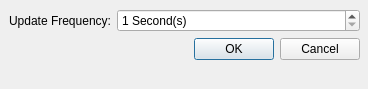
<?xml version="1.0" encoding="UTF-8"?>
<ui version="4.0">
 <class>Dialog</class>
 <widget class="QDialog" name="Dialog">
  <property name="geometry">
   <rect>
    <x>0</x>
    <y>0</y>
    <width>368</width>
    <height>89</height>
   </rect>
  </property>
  <property name="sizePolicy">
   <sizepolicy hsizetype="Fixed" vsizetype="Fixed">
    <horstretch>0</horstretch>
    <verstretch>0</verstretch>
   </sizepolicy>
  </property>
  <property name="windowTitle">
   <string>Dialog</string>
  </property>
  <widget class="QWidget" name="formLayoutWidget">
   <property name="geometry">
    <rect>
     <x>9</x>
     <y>9</y>
     <width>351</width>
     <height>71</height>
    </rect>
   </property>
   <layout class="QFormLayout" name="formLayout">
    <item row="0" column="0">
     <widget class="QLabel" name="label">
      <property name="text">
       <string>Update Frequency:</string>
      </property>
     </widget>
    </item>
    <item row="0" column="1">
     <widget class="QSpinBox" name="updateFrequency">
      <property name="specialValueText">
       <string/>
      </property>
      <property name="suffix">
       <string> Second(s)</string>
      </property>
      <property name="minimum">
       <number>1</number>
      </property>
      <property name="maximum">
       <number>3600</number>
      </property>
     </widget>
    </item>
    <item row="1" column="1">
     <widget class="QDialogButtonBox" name="buttonBox">
      <property name="orientation">
       <enum>Qt::Horizontal</enum>
      </property>
      <property name="standardButtons">
       <set>QDialogButtonBox::Cancel|QDialogButtonBox::Ok</set>
      </property>
     </widget>
    </item>
   </layout>
  </widget>
 </widget>
 <resources/>
 <connections>
  <connection>
   <sender>buttonBox</sender>
   <signal>accepted()</signal>
   <receiver>Dialog</receiver>
   <slot>accept()</slot>
   <hints>
    <hint type="sourcelabel">
     <x>248</x>
     <y>254</y>
    </hint>
    <hint type="destinationlabel">
     <x>157</x>
     <y>274</y>
    </hint>
   </hints>
  </connection>
  <connection>
   <sender>buttonBox</sender>
   <signal>rejected()</signal>
   <receiver>Dialog</receiver>
   <slot>reject()</slot>
   <hints>
    <hint type="sourcelabel">
     <x>316</x>
     <y>260</y>
    </hint>
    <hint type="destinationlabel">
     <x>286</x>
     <y>274</y>
    </hint>
   </hints>
  </connection>
 </connections>
</ui>
